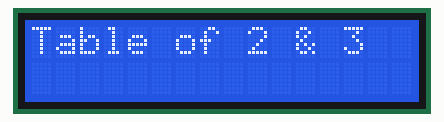
A sketch run on a simulated Arduino Uno, built with avr-gcc and run on an emulated ATmega328P. Shown: 16×2 character LCD.

Above: at 0.1 s.
At 0.6 s:
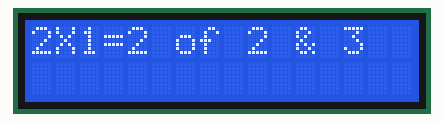
At 1.6 s:
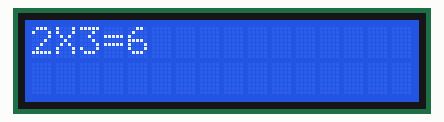
At 2.6 s:
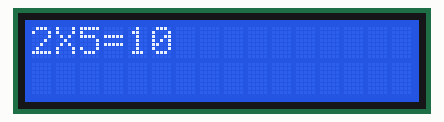
At 3.6 s:
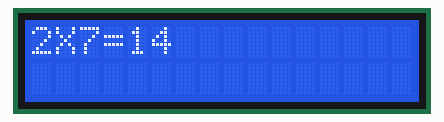
At 5.1 s:
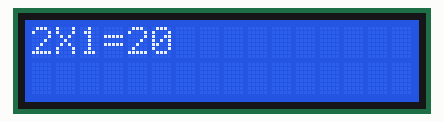

Measured:
- by itself, everything shown: repeats every 5.5 s, in 12 steps
- what the display in image 1 shows lasts 0.5 s, from 0.6 s to 1.1 s

The sketch:

Lcd_Display_for_table_of_2_and_3.ino
```cpp
int i;
#include <LiquidCrystal.h>
LiquidCrystal lcd(2,3,4,5,6,7); //rs,e,d4,d5,d6,d7
void setup() {
  // put your setup code here, to run once:
 lcd.begin(16,2);
}

void loop() {
  // put your main code here, to run repeatedly:
   lcd.setCursor(0,0);
  lcd.print("Table of 2 & 3");
  delay(500);
  for(i=1;i<=10;i++)
  {
      lcd.setCursor(0,0);
      lcd.print("2");
      lcd.setCursor(1,0);
      lcd.print("X");
      lcd.setCursor(2,0);
      lcd.print(i);
      lcd.setCursor(3,0);
      lcd.print("=");
      lcd.setCursor(4,0);
      lcd.print(2*i);

      delay(500);
      lcd.clear();
 }

}
```
